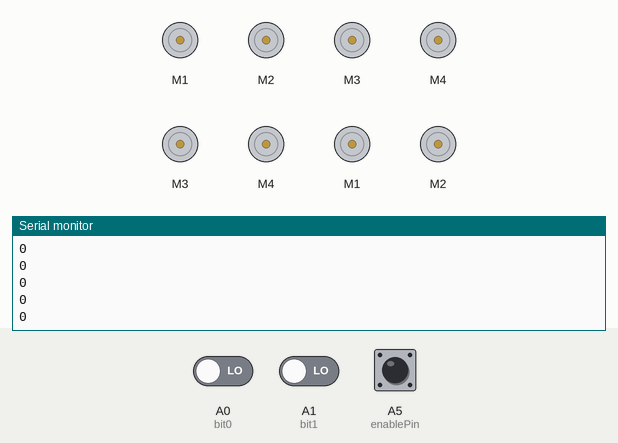
Recording of a sketch running on a simulated Arduino Uno, built with avr-gcc and run on an emulated ATmega328P. Shown: 8 × DC motor (green arrow = forward, orange = backward, longer = faster), the last lines printed to the serial monitor. The inputs (shaded band) are chosen by the test bench; at power-on: A5 (enablePin) LOW, A0 (bit0) LOW, A1 (bit1) LOW.

Above: at 1.2 s.
1.3 s: A5 (enablePin) driven HIGH
At 2.0 s:
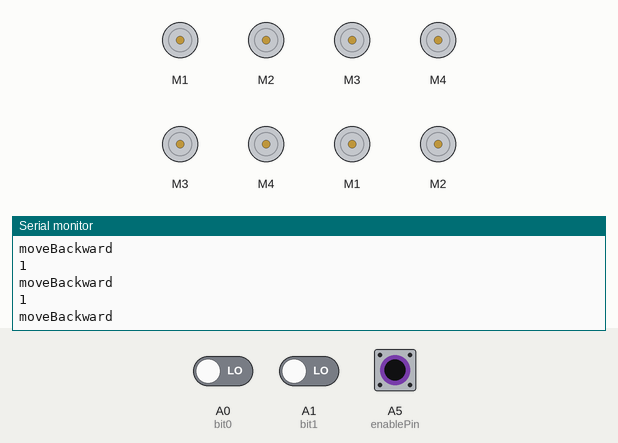
2.8 s: A0 (bit0) driven HIGH
At 3.6 s:
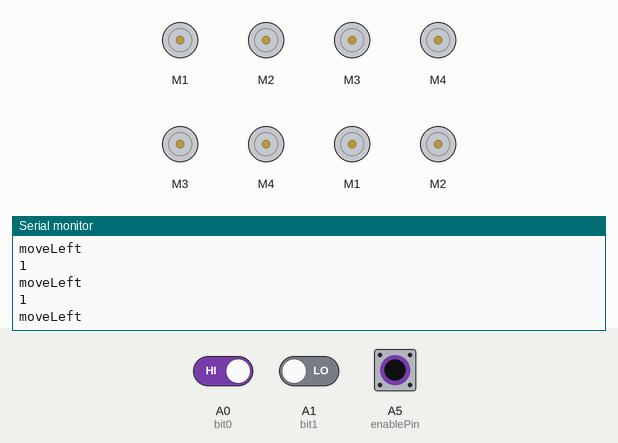
4.3 s: A1 (bit1) driven HIGH
At 5.2 s:
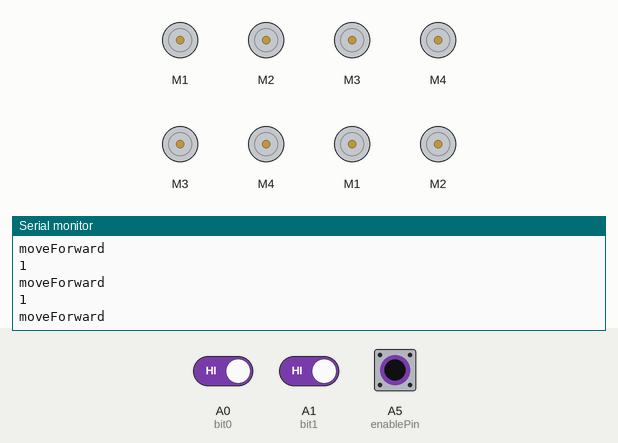
5.8 s: A0 (bit0) driven LOW
7.3 s: A5 (enablePin) pulsed LOW 2 times (0.12 s each, 0.3 s apart)
10.9 s: A1 (bit1) driven LOW
At 11.9 s:
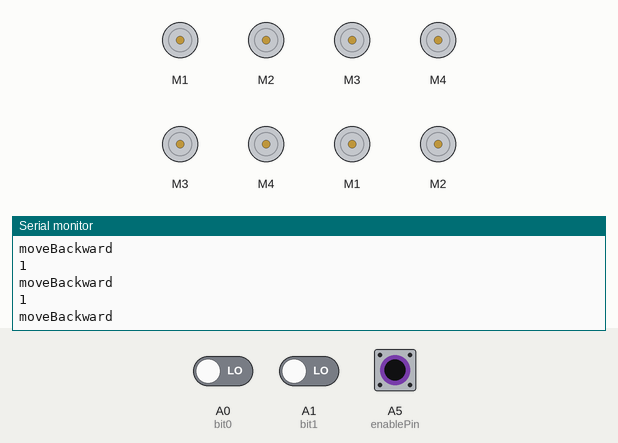

The sketch:

motorcontroler.ino
```cpp
/////////////////  LIBRARIES ////////////////////////
#include <Arduino.h>
#include<HardwareSerial.h>
#include <AFMotor.h>

///////////////// CONSTANTS ////////////////////////
#define servoDownPin 9
#define servoUpPin 10

#define motorPin1 1
#define motorPin2 2
#define motorPin3 3
#define motorPin4 4

#define motorSpeed 255

#define enablePin A5
#define bit0 A0
#define bit1 A1

/////////////////  INSTANCES ////////////////////////
AF_DCMotor motor1(motorPin1);
AF_DCMotor motor2(motorPin2);
AF_DCMotor motor3(motorPin3);
AF_DCMotor motor4(motorPin4);

/////////////////  Variables ////////////////////////
AF_DCMotor motors[4] = {motor1,motor2,motor3,motor4};

void resetMotor(){
  for (int i = 0; i < 4; i++) {
    motors[i].setSpeed(motorSpeed);
    motors[i].run(RELEASE);
  }
}

void setup() {
  Serial.begin(9600);
  pinMode(enablePin,INPUT);
  pinMode(bit0,INPUT);
  pinMode(bit1,INPUT);

  // Initialize all the motors
  resetMotor();
}

void rightForward(){
  motor3.run(FORWARD);
  motor4.run(FORWARD);
}

void leftForward(){
  motor1.run(FORWARD);
  motor2.run(FORWARD);
}

void rightBackward(){
  motor3.run(BACKWARD);
  motor4.run(BACKWARD);
}

void leftBackward(){
  motor1.run(BACKWARD);
  motor2.run(BACKWARD);
}

void moveForward(){
  rightForward();
  leftForward();
}

void moveBackward(){
  rightBackward();
  leftBackward();
}

void moveRight(){
  motor1.run(RELEASE);
  motor2.run(RELEASE);
  rightForward();
}

void moveLeft(){
  motor3.run(RELEASE);
  motor4.run(RELEASE);
  leftForward();
}

String readProtocol(){
  int bit0Sts = digitalRead(bit0);
  int bit1Sts = digitalRead(bit1);

  String status = String(bit0Sts) + String(bit1Sts);
  //Serial.println(status);
  return status;
}

void move(){

  bool enablePinSts = digitalRead(enablePin) == 1 ? true : false;

  Serial.println(digitalRead(enablePin));
  if (enablePinSts){

    String protocolStatus = readProtocol();

    if (protocolStatus == "11"){
      moveForward();
      Serial.println("moveForward");
    }
    else if (protocolStatus == "01"){
      moveRight();
      Serial.println("moveRight");
    }
    else if (protocolStatus == "10"){
      moveLeft();
      Serial.println("moveLeft");
    }
    else if (protocolStatus == "00"){
      moveBackward();
      Serial.println("moveBackward");
    }
  }
  else if (!enablePinSts){
    resetMotor();
  }

}
void loop() {
  move();
//  Serial.println(analogRead(A0));
//  Serial.println(analogRead(A1));
//  Serial.println(analogRead(A2));
//  Serial.println(analogRead(A3));
//  Serial.println(analogRead(A4));
//  Serial.println(analogRead(A5));
//  Serial.println("#############");
}
```

Measured:
- after the input at 1.3 s, the serial monitor: prints a new line after 0.07 s (image 1)
- after the input at 2.8 s, the serial monitor: prints a new line after 0.07 s (image 2)
- after the input at 4.3 s, the serial monitor: prints a new line after 0.07 s (image 3)
- after the input at 10.9 s, the serial monitor: prints a new line after 0.08 s (image 4)
